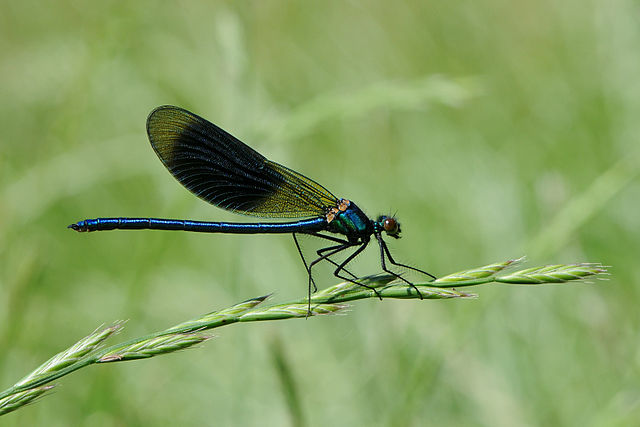
#> input picture opencv/entrada.jpeg, 640 x 427 px, found by its file name
$ python exemplo_tons_verde.py
#> lines starting #> are read from the running program, lines starting #| are printed output that depends on the picture
# Importando biblioteca OpenCV
import cv2
# Lendo a img entrada.jpg
img = cv2.imread('..\entrada.jpeg')
#> img is the input picture: shape (427, 640, 3); mean B, G, R 98.4, 159.6, 133.9

for y in range(0, img.shape[0], 1): # percorre as linhas
    for x in range(0, img.shape[1], 1): # percorre as colunas
        img[y, x] = (0,(x*y)%256,0) # substitui o pixel por um valor BGR com vermelho e azul zerados, e o valor de verde para o resultado de (x*y)
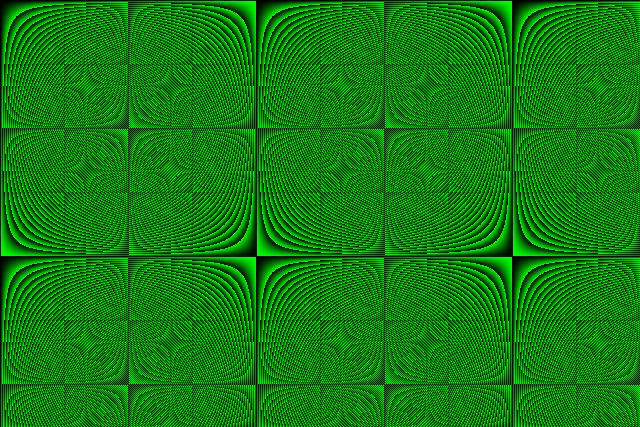
#> img: shape (427, 640, 3); mean B, G, R 0, 125.3, 0

# Exibe a Imagem alterada e espera o usuario apertar uma tecla
cv2.imshow("img modificada", img)
cv2.waitKey(0)
